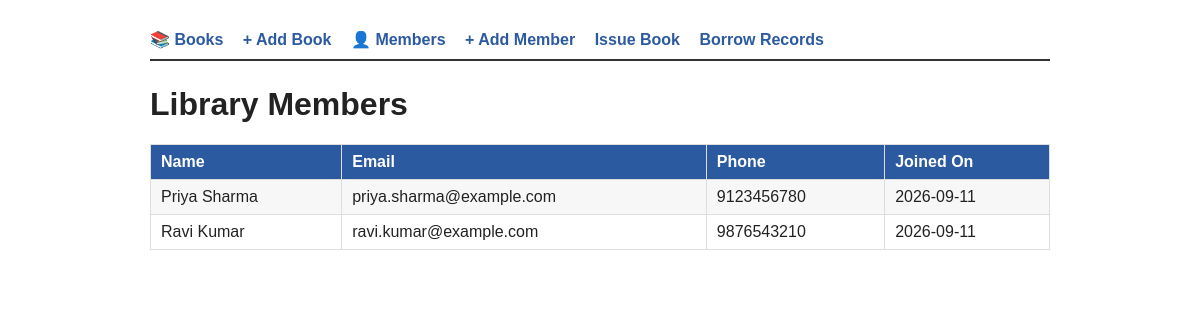
/members, run on the app's committed database.
### tables this page shows
CREATE TABLE members (
    id INTEGER PRIMARY KEY AUTOINCREMENT,
    name TEXT NOT NULL,
    email TEXT UNIQUE NOT NULL,
    phone TEXT,
    joined_on TEXT DEFAULT (date('now'))
);

### app.py (the view)
@app.route("/members")
def members():
    conn = get_db_connection()
    all_members = conn.execute("SELECT * FROM members ORDER BY name").fetchall()
    conn.close()
    return render_template("members.html", members=all_members)

### app.py (called while the page is built)
def get_db_connection():
    conn = sqlite3.connect(DB_NAME)
    conn.row_factory = sqlite3.Row  # lets us access columns by name, like a dict
    conn.execute("PRAGMA foreign_keys = ON")
    return conn

### templates/members.html (shortened to what this page needs)
{% extends "base.html" %}
{% block content %}
    <h1>Library Members</h1>
    <table>
        <tr><th>Name</th><th>Email</th><th>Phone</th><th>Joined On</th></tr>
        {% for m in members %}
        <tr>
            <td>{{ m.name }}</td>
            <td>{{ m.email }}</td>
            <td>{{ m.phone }}</td>
            <td>{{ m.joined_on }}</td>
        </tr>
        {% endfor %}
    </table>
{% endblock %}

### templates/base.html (shortened to what this page needs)
<!DOCTYPE html>
<html lang="en">
<head>
</head>
<body>
    <nav>
        <a href="{{ url_for('index') }}">📚 Books</a>
        <a href="{{ url_for('add_book') }}">+ Add Book</a>
        <a href="{{ url_for('members') }}">👤 Members</a>
        <a href="{{ url_for('add_member') }}">+ Add Member</a>
        <a href="{{ url_for('issue_book') }}">Issue Book</a>
        <a href="{{ url_for('records') }}">Borrow Records</a>
    </nav>
    {% block content %}{% endblock %}
</body>
</html>

### templates/base.html (style rules this page uses)
body { font-family: Arial, sans-serif; max-width: 900px; margin: 30px auto; padding: 0 15px; color: #222; }
nav { margin-bottom: 25px; padding-bottom: 10px; border-bottom: 2px solid #333; }
nav a { margin-right: 15px; text-decoration: none; color: #2c5aa0; font-weight: bold; }
table { width: 100%; border-collapse: collapse; margin-top: 15px; }
th, td { border: 1px solid #ddd; padding: 8px 10px; text-align: left; }
th { background-color: #2c5aa0; color: white; }
tr:nth-child(even) { background-color: #f7f7f7; }

### data on the page
members: name "Priya Sharma", email "priya.sharma@example.com", phone "9123456780", joined_on "2026-09-11"
members: name "Ravi Kumar", email "ravi.kumar@example.com", phone "9876543210", joined_on "2026-09-11"
